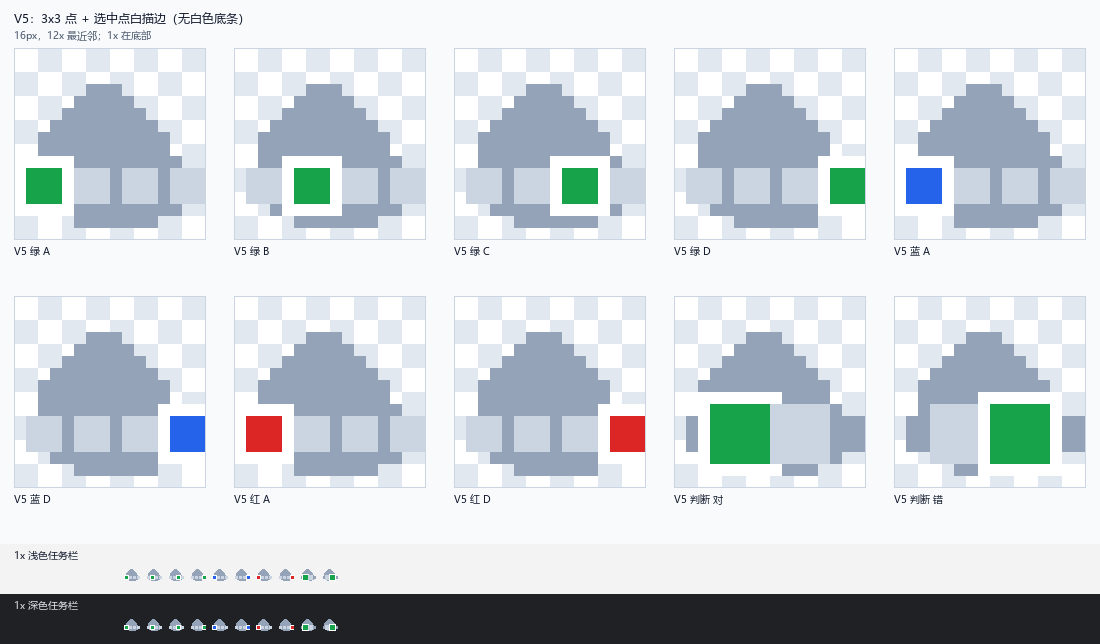

The script that saved this image:
"""Prototype: 3x3 single-choice row with a selected-dot halo (no white strip)."""
from __future__ import annotations

from pathlib import Path

from PIL import Image, ImageDraw, ImageFont

OUT = Path(__file__).with_name("tray-answer-v2b.png")
CLOUD = "#94A3B8"
WHITE = "#FFFFFF"
SOCKET = "#CBD5E1"
GREEN = "#16A34A"
BLUE = "#2563EB"
RED = "#DC2626"

FONT = ImageFont.truetype("C:/Windows/Fonts/msyh.ttc", 12)
SMALL = ImageFont.truetype("C:/Windows/Fonts/msyh.ttc", 10)


def cloud(d: ImageDraw.ImageDraw) -> None:
    d.ellipse((1, 8, 15, 14), fill=CLOUD)
    d.ellipse((2, 5, 8, 11), fill=CLOUD)
    d.ellipse((6, 5, 12, 11), fill=CLOUD)
    d.ellipse((4, 3, 10, 9), fill=CLOUD)


def row(d: ImageDraw.ImageDraw, selected: int, color: str) -> None:
    xs = (1, 5, 9, 13)
    for i, x in enumerate(xs):
        if i == selected:
            d.rectangle((x - 1, 9, x + 3, 13), fill=WHITE)
            d.rectangle((x, 10, x + 2, 12), fill=color)
        else:
            d.rectangle((x, 10, x + 2, 12), fill=SOCKET)


def bool_dots(d: ImageDraw.ImageDraw, true_value: bool, color: str) -> None:
    left_selected = true_value
    for selected, cx in ((left_selected, 5), (not left_selected, 10)):
        if selected:
            d.rectangle((cx - 3, 8, cx + 3, 14), fill=WHITE)
            d.rectangle((cx - 2, 9, cx + 2, 13), fill=color)
        else:
            d.rectangle((cx - 2, 9, cx + 2, 13), fill=SOCKET)


def icon(kind: str) -> Image.Image:
    img = Image.new("RGBA", (16, 16), (0, 0, 0, 0))
    d = ImageDraw.Draw(img)
    cloud(d)
    if kind == "green-a":
        row(d, 0, GREEN)
    elif kind == "green-b":
        row(d, 1, GREEN)
    elif kind == "green-c":
        row(d, 2, GREEN)
    elif kind == "green-d":
        row(d, 3, GREEN)
    elif kind == "blue-a":
        row(d, 0, BLUE)
    elif kind == "blue-d":
        row(d, 3, BLUE)
    elif kind == "red-a":
        row(d, 0, RED)
    elif kind == "red-d":
        row(d, 3, RED)
    elif kind == "bool-t":
        bool_dots(d, True, GREEN)
    elif kind == "bool-f":
        bool_dots(d, False, GREEN)
    return img


ITEMS = [
    ("green-a", "V5 绿 A"),
    ("green-b", "V5 绿 B"),
    ("green-c", "V5 绿 C"),
    ("green-d", "V5 绿 D"),
    ("blue-a", "V5 蓝 A"),
    ("blue-d", "V5 蓝 D"),
    ("red-a", "V5 红 A"),
    ("red-d", "V5 红 D"),
    ("bool-t", "V5 判断 对"),
    ("bool-f", "V5 判断 错"),
]

SCALE = 12
PAD = 14
CELL_W = 16 * SCALE + PAD * 2
CELL_H = 16 * SCALE + 42
COLS = 5
ROWS = (len(ITEMS) + COLS - 1) // COLS
TOP = 48
STRIP_H = 100
sheet = Image.new("RGBA", (COLS * CELL_W, TOP + ROWS * (CELL_H + PAD) + STRIP_H), (248, 250, 252, 255))
sd = ImageDraw.Draw(sheet)
sd.text((PAD, 10), "V5：3x3 点 + 选中点白描边（无白色底条）", fill=(15, 23, 42, 255), font=FONT)
sd.text((PAD, 28), "16px，12x 最近邻；1x 在底部", fill=(71, 85, 105, 255), font=SMALL)

for i, (kind, label) in enumerate(ITEMS):
    c, r = i % COLS, i // COLS
    x = c * CELL_W + PAD
    y = TOP + r * (CELL_H + PAD)
    big = icon(kind).resize((16 * SCALE, 16 * SCALE), Image.Resampling.NEAREST)
    for by in range(0, 16 * SCALE, 24):
        for bx in range(0, 16 * SCALE, 24):
            fill = (226, 232, 240, 255) if (bx // 24 + by // 24) % 2 else (255, 255, 255, 255)
            sd.rectangle((x + bx, y + by, x + bx + 23, y + by + 23), fill=fill)
    sheet.alpha_composite(big, (x, y))
    sd.rectangle((x, y, x + 16 * SCALE - 1, y + 16 * SCALE - 1), outline=(203, 213, 225, 255))
    sd.text((x, y + 16 * SCALE + 4), label, fill=(15, 23, 42, 255), font=SMALL)

strip_top = TOP + ROWS * (CELL_H + PAD)
sd.rectangle((0, strip_top, sheet.width, strip_top + 50), fill=(243, 243, 243, 255))
sd.text((PAD, strip_top + 4), "1x 浅色任务栏", fill=(15, 23, 42, 255), font=SMALL)
for i, (kind, _label) in enumerate(ITEMS):
    sheet.alpha_composite(icon(kind), (PAD + 110 + i * 22, strip_top + 22))
sd.rectangle((0, strip_top + 50, sheet.width, strip_top + 100), fill=(32, 33, 36, 255))
sd.text((PAD, strip_top + 54), "1x 深色任务栏", fill=(226, 232, 240, 255), font=SMALL)
for i, (kind, _label) in enumerate(ITEMS):
    sheet.alpha_composite(icon(kind), (PAD + 110 + i * 22, strip_top + 72))

sheet.save(OUT)
print(OUT)
